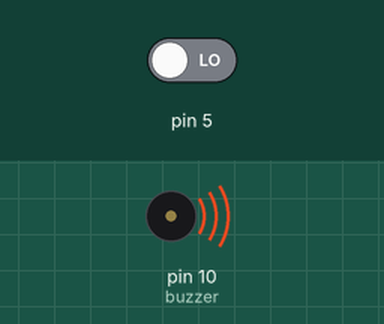
The sketch below on a simulated Arduino Uno, built with avr-gcc and run on an emulated ATmega328P. Parts: buzzer (waves = sounding). Inputs (shaded band) come from the test bench; at power-on: pin 5 LOW.

Above: at 0.1 s.
Timing chart, 0 to 1.6 s (numbered marks = the images above):
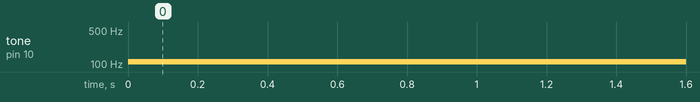

The sketch:

delay_noise.ino
```cpp
#include <avr/io.h>
#include <arduino.h>

//######### CAPTOR DECLARATION ############
int buzzer = 10;

//######### ACTUATOR DECLARATION ##########

//######### STEPS DECALARATION ############
void S_start();
void S_state2();

//######### STEPS DEFINITION ##############
void S_start() {
  while(1) {
    tone(10, 111, 200);
    delay(10);

S_state2();
  }
};

void S_state2() {
  while(1) {
    tone(10, 132, 200);
    delay(2);

S_start();
  }
};


void setup() {
  pinMode(buzzer, OUTPUT);
  }
void loop() {
  S_start();  return 0;
}
```

Measured:
- by itself, tone on pin 10 (buzzer): silent → 111 Hz at 0.00 s
